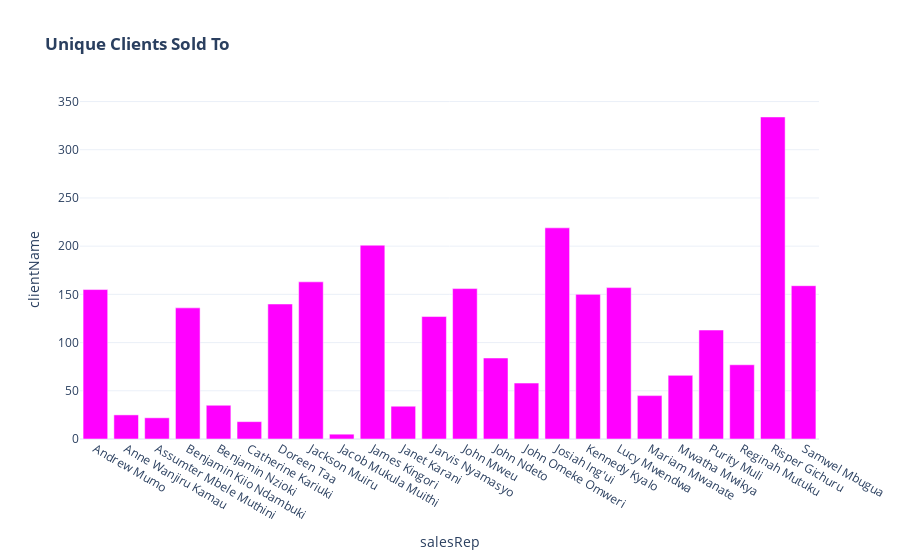

The cell this chart's notebook holds for it:
### Code cell
import matplotlib.pyplot as plt
import plotly.express as px
px.bar(jupi,x=jupi.index,y=jupi.clientName,orientation="v",
                        title="<b>Unique Clients Sold To</b>",
                        color_discrete_sequence=["#FF00FF"] *len (jupi),
                        template="plotly_white",)

### Figure 1 — Plotly figure (JSON) as saved in the notebook; plotly's stock layout.template omitted (floating-point values rounded to 4 significant figures)
{"data": [{"alignmentgroup": "True", "hovertemplate": "salesRep=%{x}<br>clientName=%{y}<extra></extra>", "legendgroup": "", "marker": {"color": "#FF00FF", "pattern": {"shape": ""}}, "name": "", "offsetgroup": "", "orientation": "v", "showlegend": false, "textposition": "auto", "type": "bar", "x": ["Andrew Mumo", "Anne Wanjiru Kamau", "Assumter Mbele Muthini", "Benjamin Kiio Ndambuki", "Benjamin Nzioki", "Catherine Kariuki", "Doreen Taa", "Jackson Muiru", "Jacob Mukula Muithi", "James Kingori", "Janet Karani", "Jarvis Nyamasyo", "John Mweu", "John Ndeto", "John Omeke Omweri", "Josiah Ing'ui", "Kennedy Kyalo", "Lucy Mwendwa", "Mariam Mwanate", "Mwatha Mwikya", "Purity Muli", "Reginah Mutuku", "Risper Gichuru", "Samwel Mbugua"], "xaxis": "x", "y": [155, 25, 22, 136, 35, 18, 140, 163, 5, 201, 34, 127, 156, 84, 58, 219, 150, 157, 45, 66, 113, 77, 334, 159], "yaxis": "y"}], "layout": {"barmode": "relative", "legend": {"tracegroupgap": 0}, "title": {"text": "<b>Unique Clients Sold To</b>"}, "xaxis": {"anchor": "y", "domain": [0, 1], "title": {"text": "salesRep"}}, "yaxis": {"anchor": "x", "domain": [0, 1], "title": {"text": "clientName"}}}}
